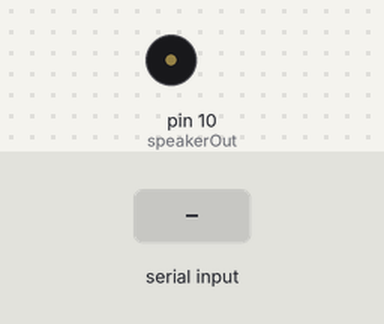
The sketch below on a simulated Arduino Uno, built with avr-gcc and run on an emulated ATmega328P. Parts: buzzer (waves = sounding, pin HIGH). Inputs (shaded band) come from the test bench. What the sketch prints to the serial monitor is not drawn.

Above: at 1.2 s.
1.3 s: "1" received over the second serial link
At 2.1 s:
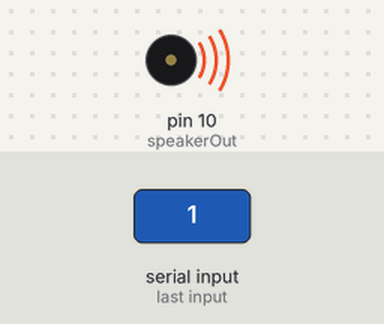
Timing chart, 0 to 4.3 s (numbered marks = the images above; inputs shaded):
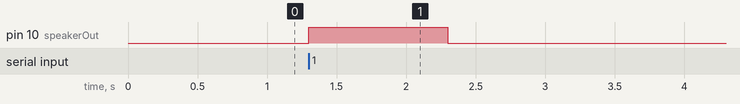

Measured:
- after the input at 1.3 s, pin 10 (speakerOut): LOW → HIGH at once, → LOW 1.0 s later

The sketch:

atds_cutter.ino
```cpp
#include <SoftwareSerial.h>
#include <SPI.h>
SoftwareSerial rfid = SoftwareSerial(6, 7);
String msg;
String ID = "20043601736 , 020043DFF866" ;  //string to store allowed cards
int speakerOut = 10;
void setup()
{
  Serial.begin(9600);
  Serial.println("Serial Ready");
  rfid.begin(9600);
  Serial.println("RFID Ready");
  pinMode(speakerOut, OUTPUT);
}
char c;
void loop(){

  while(rfid.available()>0){
    for(int thin = 1; thin <13; thin++)
    {
      c=rfid.read();
      msg += c;
    }

    Serial.println(msg);
    msg=msg.substring(1,13);
    if(msg.length()>10) verifica();
    msg="";
  }
}
void verifica(){
  msg=msg.substring(1,13);
  if(ID.indexOf(msg)>=0) {
    Serial.println("Access granted.");
    digitalWrite(speakerOut,HIGH);
    delay(100);
    digitalWrite(speakerOut,LOW);
    delay(100);
    digitalWrite(speakerOut,HIGH);
    delay(100);
    digitalWrite(speakerOut,LOW);
  }
  else {
    Serial.println("Access denied.");
    digitalWrite(speakerOut,HIGH);
    delay(1000);
    digitalWrite(speakerOut,LOW);
  }
}
```
